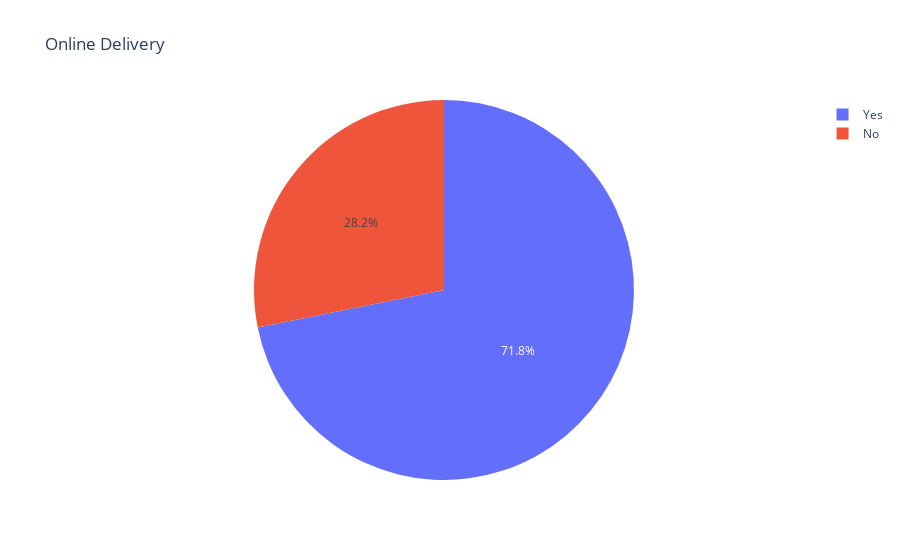

Here is the notebook cell this chart was saved with:
### Code cell
df=idf["Delivery"].value_counts()
fig = px.pie(values=df.values, names=df.index, title='Online Delivery')
py.iplot(fig)

### Figure 1 — Plotly figure (JSON) as saved in the notebook; plotly's stock layout.template omitted (floating-point values rounded to 4 significant figures)
{"data": [{"domain": {"x": [0, 1], "y": [0, 1]}, "hovertemplate": "label=%{label}<br>value=%{value}<extra></extra>", "labels": ["Yes", "No"], "legendgroup": "", "name": "", "showlegend": true, "type": "pie", "values": [17350, 6801]}], "layout": {"legend": {"tracegroupgap": 0}, "title": {"text": "Online Delivery"}}}
